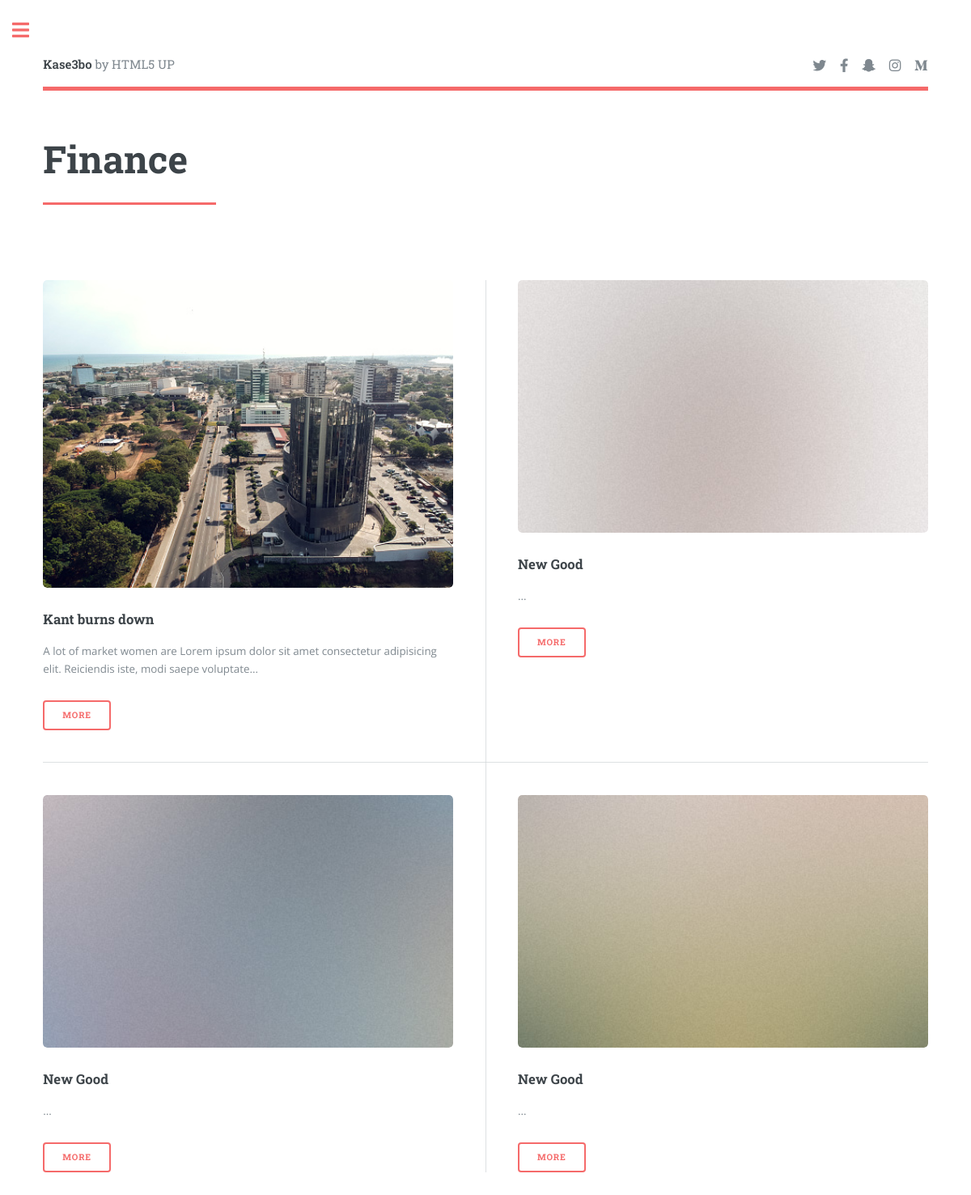
The page /view/finance.php on the database as committed earlier.
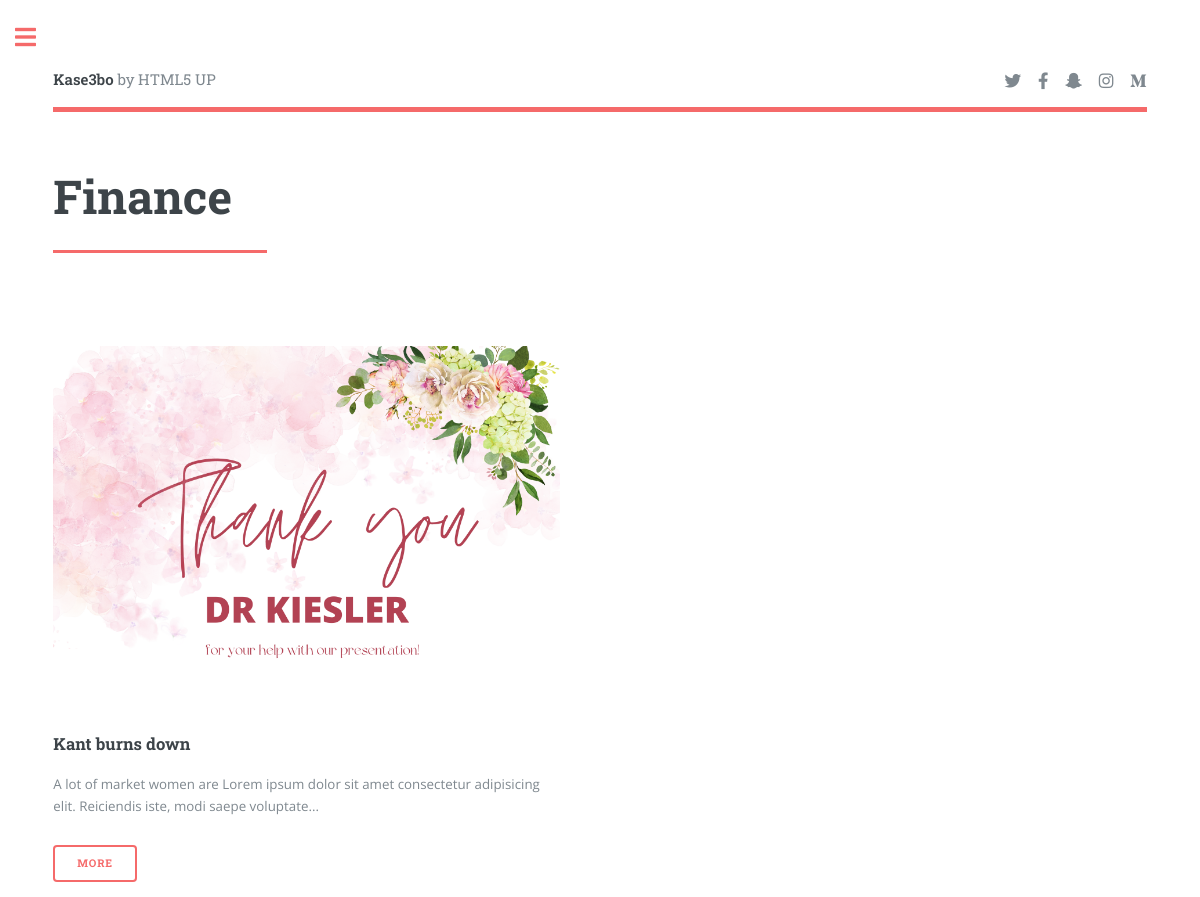
The same page on the database as committed later.
### tables this page shows
CREATE TABLE `article` (
  `article_id` int(12) NOT NULL,
  `article_title` varchar(250) NOT NULL,
  `article_image` varchar(500) NOT NULL,
  `article_text` varchar(5000) NOT NULL,
  `category` varchar(100) NOT NULL,
  `writer_id` int(140) NOT NULL
);

### database/connection.php (called while the page is built, shortened)
<?php
class Connection{
    public $db = null;
    public $results = null;
    function connection(){
        $this->db = mysqli_connect(SERVER, USER, PASSWORD, DATABASE);
        return true;
    }
    function query($query){
        $this->results = mysqli_query($this->db, $query);
        return true;
    }
    function fetch($query){
        if($this->query($query)) {
            return mysqli_fetch_all($this->results, MYSQLI_ASSOC);
        }
        return false;
    }
}
?>

### controllers/new_article_controller.php (called while the page is built, shortened)
<?php
require_once '../classes/new_article_class.php';
function select_articles_by_category_controller($category){
    $article = new NewArticle;
    return $article->select_articles_by_category($category);
}

### classes/new_article_class.php (called while the page is built, shortened)
<?php
class NewArticle extends Order{
    function select_articles_by_category($category){
        return $this->fetch("select * from article where category='$category'");
    }
}
?>

### view/finance.php (the view, shortened to what this page needs)
<?php
      require_once '../controllers/new_article_controller.php';
      $articles = select_articles_by_category_controller('finance');
?>
<!DOCTYPE html>
<html>
  <head>
    <link rel="stylesheet" href="../assets/css/main.css" />
  </head>
  <body class="is-preload">
    <div id="wrapper">
      <div id="main">
        <div class="inner">
          <header id="header">
            <a href="../index.php" class="logo"
              ><strong>Kase3bo</strong> by HTML5 UP</a
            >
            <ul class="icons">
              <li>
                <a href="#" class="icon brands fa-twitter"
                  ><span class="label">Twitter</span></a
                >
              </li>
              <li>
                <a href="#" class="icon brands fa-facebook-f"
                  ><span class="label">Facebook</span></a
                >
              </li>
              <li>
                <a href="#" class="icon brands fa-snapchat-ghost"
                  ><span class="label">Snapchat</span></a
                >
              </li>
              <li>
                <a href="#" class="icon brands fa-instagram"
                  ><span class="label">Instagram</span></a
                >
              </li>
              <li>
                <a href="#" class="icon brands fa-medium-m"
                  ><span class="label">Medium</span></a
                >
              </li>
            </ul>
          </header>
          <section>
            <header class="major">
              <h1>Finance</h1>
            </header>
            <div class="posts">
            <?php
            foreach($articles as $article){
            ?>
               <article>
                <a href="./story.php?id=<?php echo $article['article_id'] ?>" class="image"
                  ><img src="../images/article_images/<?php echo $article['article_image'] ?>" alt=""
                /></a>
                <h3><?php echo $article['article_title'] ?></h3>
                <p>
                <?php echo substr($article['article_text'], 0, 120).'...' ?>
                </p>
                <ul class="actions">
                  <li><a href="./story.php?id=<?php echo $article['article_id'] ?>" class="button">More</a></li>
                </ul>
              </article>
<?php
}
?>
            </div>
          </section>
        </div>
      </div>
    </div>
  </body>
</html>

Rows that differ between the two databases and show on the page:
removed article: shows a picture, article_title "New Good"
removed article: shows a picture, article_title "New Good"
removed article: shows a picture, article_title "New Good"
changed article "Kant burns down": article_image: a different picture
